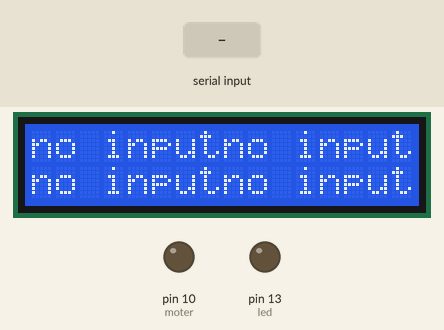
A sketch run on a simulated Arduino Uno, built with avr-gcc and run on an emulated ATmega328P. On the bench: 16×2 character LCD, output pins drawn as LEDs (lit = HIGH). The test bench sets the inputs (shaded band).

Above: at 1.2 s.
1.3 s: "1" received over Serial
At 2.2 s:
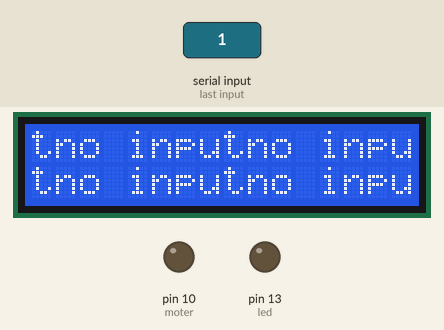
2.9 s: "0" received over Serial
At 3.01 s:
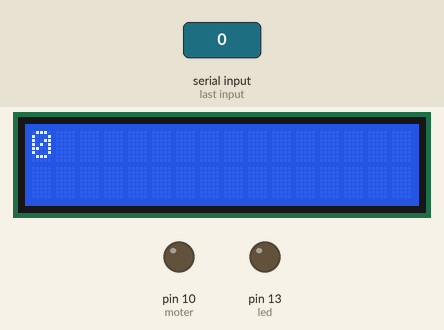
4.5 s: "2" received over Serial
At 4.61 s:
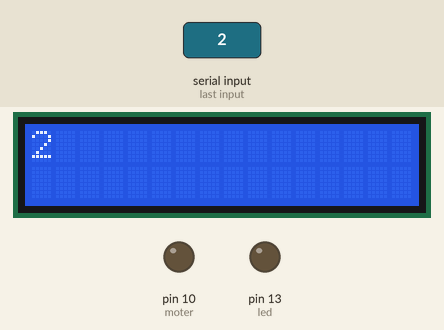
Timing chart, 0 to 7.5 s (numbered marks = the images above; inputs shaded):
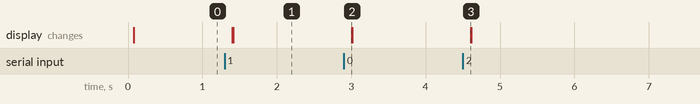

Measured:
- after the input at 1.3 s, the display: first changes after 0.10 s (image 1 shows a later state)
- after the input at 2.9 s, the display: changes after 0.10 s (image 2)
- after the input at 4.5 s, the display: changes after 0.10 s (image 3)

The sketch:

displayrealscren.ino
```cpp
#include <LiquidCrystal.h>

// initialize the library by associating any needed LCD interface pin
// with the arduino pin number it is connected to
const int rs = 12, en = 11, d4 = 5, d5 = 4, d6 = 3, d7 = 2;
LiquidCrystal lcd(rs, en, d4, d5, d6, d7);
int led=13;
int moter=10;
void setup() {
  // set up the LCD's number of columns and rows:
  lcd.begin(16, 2);
  // initialize the serial communications:
  Serial.begin(9600);
  pinMode(moter,OUTPUT);
  pinMode(led,OUTPUT);
}

void loop() {
  // when characters arrive over the serial port...
  if (Serial.available()) {
    // wait a bit for the entire message to arrive
    delay(100);
    // clear the screen
    lcd.clear();
    // read all the available characters
    while (Serial.available() > 0) {
      digitalWrite(led,HIGH);
      digitalWrite(moter,HIGH);
      lcd.write(Serial.read());    }
  }
  else
  {
      digitalWrite(led,LOW);
      digitalWrite(moter,LOW);
      lcd.display();
      lcd.print("no input");
  }
}
```
